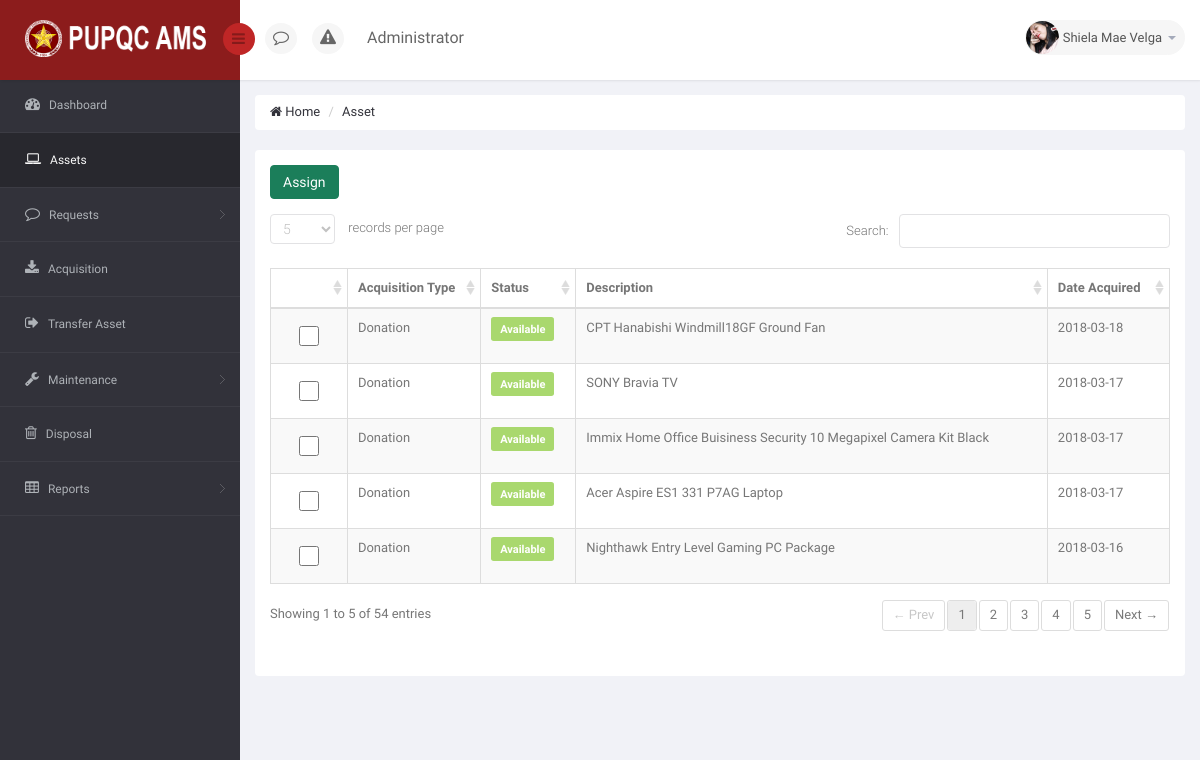
The app's page /DIR/PropertyOfficer/POAsset.php (signed in), older data.
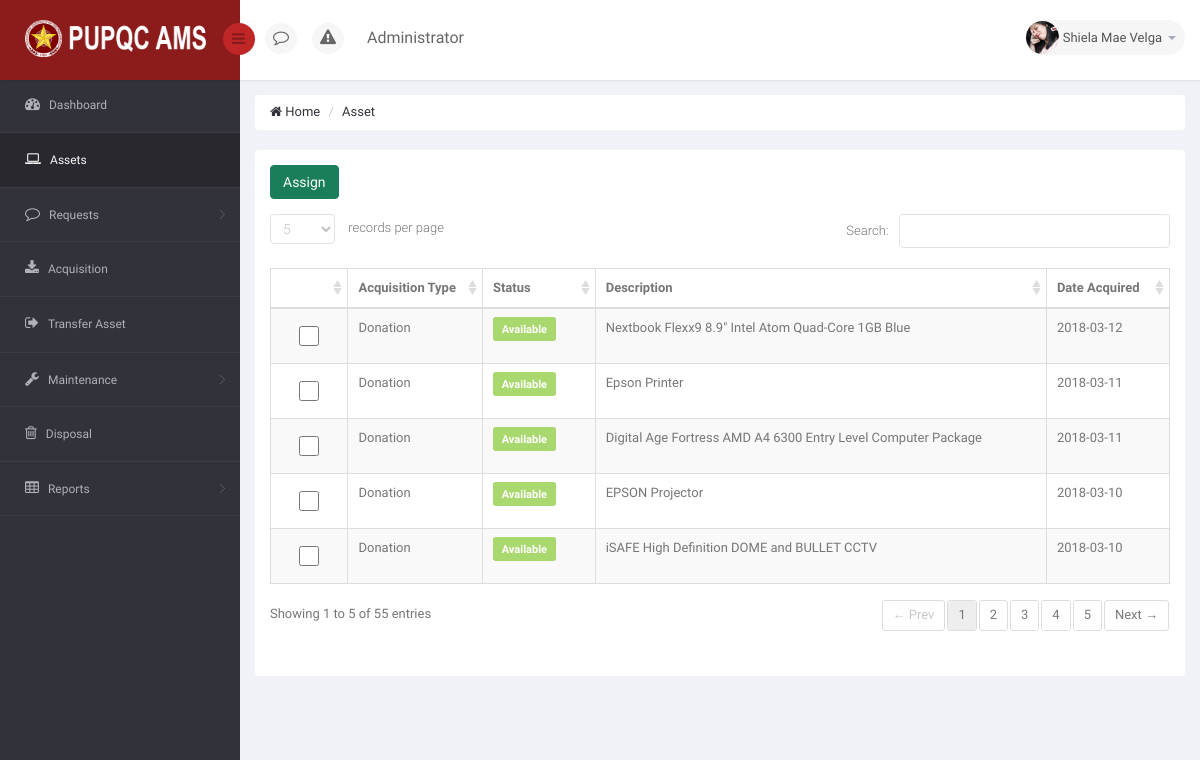
The same page, newer data.
### tables this page shows
CREATE TABLE `ams_r_user` (
  `U_USERNAME` varchar(25) NOT NULL,
  `U_PASSWORD` varchar(150) NOT NULL,
  `U_ROLE_CODE` varchar(30) NOT NULL,
  `EP_ID` int(11) NOT NULL
);

CREATE TABLE `ams_r_employee_profile` (
  `EP_ID` int(11) NOT NULL,
  `EP_FNAME` varchar(50) NOT NULL,
  `EP_MNAME` varchar(35) DEFAULT NULL,
  `EP_LNAME` varchar(35) NOT NULL,
  `EP_GENDER` varchar(10) NOT NULL,
  `EP_MOBILE` char(11) DEFAULT NULL,
  `EP_EMAIL` varchar(75) NOT NULL,
  `EP_TYPE` varchar(50) NOT NULL,
  `EP_STATUS` varchar(10) NOT NULL DEFAULT 'Active',
  `EP_PICTURE` varchar(200) NOT NULL DEFAULT '	images/EmployePictures/default.png	',
  `O_ID` int(11) DEFAULT NULL
);

CREATE TABLE `ams_r_asset` (
  `A_ID` int(11) NOT NULL,
  `A_DESCRIPTION` varchar(250) NOT NULL,
  `A_DATE` date NOT NULL,
  `A_STATUS` varchar(25) NOT NULL DEFAULT 'Serviceable',
  `A_ACQUISITION_TYPE` varchar(25) NOT NULL,
  `A_AVAILABILITY` varchar(25) NOT NULL DEFAULT 'Available',
  `A_DISPOSAL_STATUS` int(11) NOT NULL DEFAULT '0',
  `AL_ID` int(11) DEFAULT NULL,
  `C_ID` int(11) DEFAULT NULL,
  `URS_ID` int(11) DEFAULT NULL,
  `PPMP_ID` int(11) DEFAULT NULL
);

### DIR/PropertyOfficer/POAsset.php (the view, shortened to what the changed rows need)
<!DOCTYPE html>
<html>
<head>
    <link href="../../bs3/css/bootstrap.min.css" rel="stylesheet">
    <link href="../../js/jquery-ui/jquery-ui-1.10.1.custom.min.css" rel="stylesheet">
    <link href="../../css/bootstrap-reset.css" rel="stylesheet">
    <link href="../../font-awesome/css/font-awesome.css" rel="stylesheet">
    <link href="../../js/jvector-map/jquery-jvectormap-1.2.2.css" rel="stylesheet">
    <link href="../../css/clndr.css" rel="stylesheet">
    <link href="../../js/css3clock/css/style.css" rel="stylesheet">
    <link rel="stylesheet" href="../../js/morris-chart/morris.css">
    <link href="../../css/style.css" rel="stylesheet">
    <link href="../../css/style-responsive.css" rel="stylesheet" />
    <link href="../../js/advanced-datatable/css/demo_page.css" rel="stylesheet" />
    <link href="../../js/advanced-datatable/css/demo_table.css" rel="stylesheet" />
    <link rel="stylesheet" href="../../js/data-tables/DT_bootstrap.css" />
    <link href="../../js/sweetalert/sweetalert.css" rel="stylesheet">
    <link href="../../css/style.css" rel="stylesheet">
    <link href="../../css/style-responsive.css" rel="stylesheet" />
</head>
<body>
    <section id="container">
        <header class="header fixed-top clearfix">
            <div class="top-nav clearfix">
                <ul class="nav pull-right top-menu">
                    <li class="dropdown">
                        <a data-toggle="dropdown" class="dropdown-toggle" href="#">
                            <?php
                                include('../Connection/db.php');
                                $sql = "SELECT * FROM ams_r_employee_profile AS EP JOIN ams_r_user AS U ON U.EP_ID = EP.EP_ID WHERE U.U_USERNAME = '".$_SESSION['myuser']."'";
                                $result = mysqli_query($connection, $sql);
                                while ($row = mysqli_fetch_array($result))
                                {
                                  $pic = $row['EP_PICTURE'];
                                  echo '<img alt="" src="../../'.$pic.'" alt="" >';
                                }
                              ?>
                            <span class="username" id="getthenameofuser"> <?php echo $_SESSION['mysesi']; ?></span>
                            <b class="caret"></b>
                        </a>
                    </li>
                </ul>
            </div>
        </header>
        <section id="main-content">
            <section class="wrapper">
                <div class="row">
                    <div class="col-sm-12">
                        <section class="panel">
                            <div class="panel-body">
                                <div class="adv-table editable-table ">
                                    <!-- <div class="clearfix">
                                        <div class="btn-group pull-right">
                                            <button class="btn btn-default dropdown-toggle" data-toggle="dropdown">Tools <i class="fa fa-angle-down"></i>
                                            </button>
                                            <ul class="dropdown-menu pull-right">
                                                <li><a href="#">Print</a></li>
                                                <li><a href="#">Save as PDF</a></li>
                                                <li><a href="#">Export to Excel</a></li>
                                            </ul>
                                        </div>
                                    </div> -->
                                    <table class="table table-striped table-hover table-bordered" id="editable-sample">
                                        <?php
                                            include('../Connection/db.php');
                                        ?>
                                            <thead>
                                                <tr>
                                                    <th style="width: 90px"></th>
                                                    <th style="width: 140px;">Acquisition Type</th>
                                                    <th style="width: 100px;">Status</th>
                                                    <th style="word-wrap: break-word;">Description</th>
                                                    <th style="width: 130px;">Date Acquired</th>
                                                </tr>
                                            </thead>
                                            <tbody>
                                                <?php
                                                    $sql = "SELECT * FROM `ams_r_asset` ORDER BY A_DATE DESC";
                                                    $result = mysqli_query($connection, $sql) or die("Bad Query: $sql");
                                                    $i = 0;
                                                    while($row = mysqli_fetch_assoc($result))
                                                    {
                                                        $i++;
                                                        $a_description = $row['A_DESCRIPTION'];
                                                        $a_acquistion_type = $row['A_ACQUISITION_TYPE'];
                                                        $a_date = $row['A_DATE'];
                                                        $a_status = $row['A_STATUS'];
                                                        $a_availability = $row['A_AVAILABILITY'];
                                                ?>
                                                <tr class="gradeX">
                                                    <?php
                                                        if ($a_availability == 'Available' && $a_status == 'Serviceable')
                                                        {
                                                    ?>
                                                        <td>
                                                            <center>
                                                                <input type="checkbox" id="<?php echo $i; ?>" class="checkbox form-control ckthis" style="width: 20px">
                                                            </center>
                                                        </td>
                                                        <td id="origtype<?php echo $i; ?>">
                                                            <?php echo $a_acquistion_type; ?> </td>
                                                        <td id="origstat<?php echo $i; ?>">
                                                            <p class="label label-success label-mini" style="font-size: 11px;"> <?php echo $a_availability; ?> </p> </td>
                                                        <td id="origdesc<?php echo $i; ?>">
                                                            <?php echo $a_description; ?> </td>
                                                        <td id="origdate<?php echo $i; ?>">
                                                            <?php echo $a_date; ?> </td>
                                                    <?php
                                                        }
                                                    ?>
                                                </tr>
                                                <?php
                                                    }
                                                ?>
                                            </tbody>
                                    </table>
                                </div>
                            </div>
                        </section>
                    </div>
                </div>
            </section>
        </section>
    </section>
</body>
</html>

Row changes from the older to the newer data that the page shows:
no longer on this page (row edited): ams_r_asset: A_ACQUISITION_TYPE "Donation", A_AVAILABILITY "Available", A_DESCRIPTION "CPT Hanabishi Windmill18GF Ground Fan", A_DATE "2018-03-18"
no longer on this page (row edited): ams_r_asset: A_ACQUISITION_TYPE "Donation", A_AVAILABILITY "Available", A_DESCRIPTION "SONY Bravia TV", A_DATE "2018-03-17"
no longer on this page (row edited): ams_r_asset: A_ACQUISITION_TYPE "Donation", A_AVAILABILITY "Available", A_DESCRIPTION "Immix Home Office Buisiness Security 10 Megapixel Camera Kit Black", A_DATE "2018-03-17"
no longer on this page (row edited): ams_r_asset: A_ACQUISITION_TYPE "Donation", A_AVAILABILITY "Available", A_DESCRIPTION "Acer Aspire ES1 331 P7AG Laptop", A_DATE "2018-03-17"
no longer on this page (row edited): ams_r_asset: A_ACQUISITION_TYPE "Donation", A_AVAILABILITY "Available", A_DESCRIPTION "Nighthawk Entry Level Gaming PC Package", A_DATE "2018-03-16"
now on this page (row unchanged): ams_r_asset: A_ACQUISITION_TYPE "Donation", A_AVAILABILITY "Available", A_DESCRIPTION "Nextbook Flexx9 8.9\" Intel Atom Quad-Core 1GB Blue", A_DATE "2018-03-12"
now on this page (row unchanged): ams_r_asset: A_ACQUISITION_TYPE "Donation", A_AVAILABILITY "Available", A_DESCRIPTION "Epson Printer", A_DATE "2018-03-11"
now on this page (row unchanged): ams_r_asset: A_ACQUISITION_TYPE "Donation", A_AVAILABILITY "Available", A_DESCRIPTION "Digital Age Fortress AMD A4 6300 Entry Level Computer Package", A_DATE "2018-03-11"
now on this page (row unchanged): ams_r_asset: A_ACQUISITION_TYPE "Donation", A_AVAILABILITY "Available", A_DESCRIPTION "EPSON Projector", A_DATE "2018-03-10"
now on this page (row unchanged): ams_r_asset: A_ACQUISITION_TYPE "Donation", A_AVAILABILITY "Available", A_DESCRIPTION "iSAFE High Definition DOME and BULLET CCTV", A_DATE "2018-03-10"
Text that changed along with them:
text written by a page script: "records per page Search: Showing 1 to 5 of 54 entries ← Prev 1 2 3 4 5 Next →" → "records per page Search: Showing 1 to 5 of 55 entries ← Prev 1 2 3 4 5 Next →"
